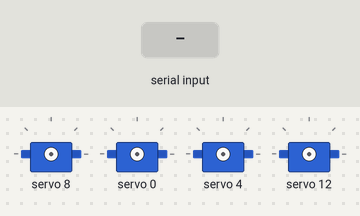
Recording of a sketch running on a simulated Arduino Uno, built with avr-gcc and run on an emulated ATmega328P. Shown: 4 × servo. The inputs (shaded band) are chosen by the test bench.

Above: at 1.2 s.
1.3 s: "1" received over Serial
2.8 s: "2" received over Serial
At 3.4 s:
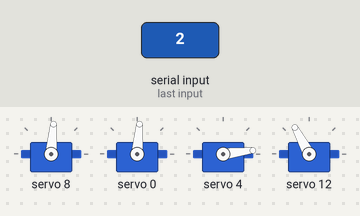
4.3 s: "3" received over Serial
At 5.5 s:
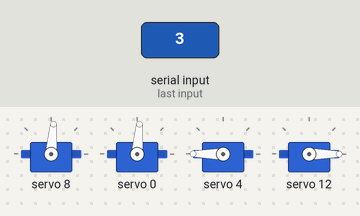
5.8 s: "4" received over Serial
At 6.9 s:
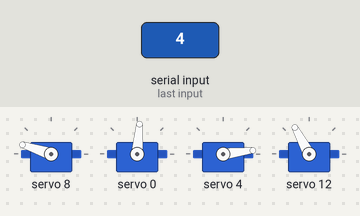
7.3 s: "5" received over Serial
At 8.0 s:
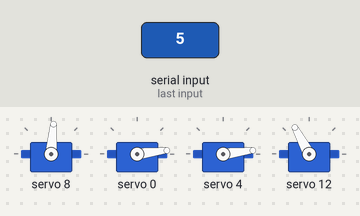
Timing chart, 0 to 9.8 s (numbered marks = the images above; inputs shaded):
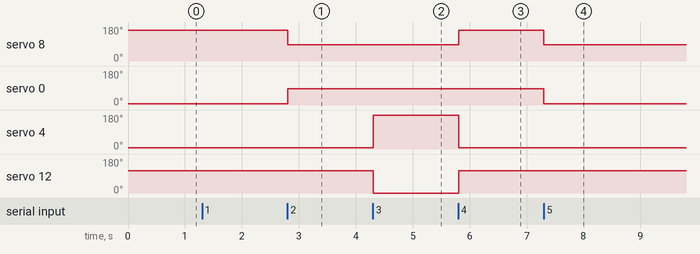

The sketch:

CaraArduino.ino
```cpp
#include <Wire.h>
#include <Adafruit_PWMServoDriver.h>
#include <SoftwareSerial.h>

// Definir pines para SoftwareSerial
SoftwareSerial mySerial(10, 11); // RX, TX

Adafruit_PWMServoDriver servos = Adafruit_PWMServoDriver(0x40);

unsigned int pos0=152; // ancho de pulso en cuentas para pocicion 0°
unsigned int pos180=545; // ancho de pulso en cuentas para la pocicion 180°
char dato;

void setup() {
  // put your setup code here, to run once:
  servos.begin();
  servos.setPWMFreq(60);

  Serial.begin(9600);
  mySerial.begin(9600);
}

void loop() {
  // put your main code here, to run repeatedly:
  if (Serial.available() > 0) {
    // Lee el dato del puerto serial
    dato = Serial.read();

    mySerial.write(dato);

    // Acciones
    switch (dato) {
      case '1':
        // ENFADADO
        servos.setPWM(8,0,pos180);
        servos.setPWM(0,0,pos0);
        servos.setPWM(4,0,pos0);
        servos.setPWM(12,0,pos0 + 280);
        break;
      case '2':
        // SERIO
        servos.setPWM(8,0,pos0 + 196);
        servos.setPWM(0,0,pos0 + 196);
        servos.setPWM(4,0,pos0);
        servos.setPWM(12,0,pos0 + 280);
        break;
        case '3':
        // PREOCUPADO
        servos.setPWM(8,0,pos0 + 196);
        servos.setPWM(0,0,pos0 + 196);
        servos.setPWM(4,0,pos0 + 650);
        servos.setPWM(12,0,pos0 -60);
        break;
        case '4':
        // ARQUEADO IZQUIERDA
        servos.setPWM(0,0,pos0 + 196);
        servos.setPWM(8,0,pos180);
        servos.setPWM(4,0,pos0);
        servos.setPWM(12,0,pos0 + 280);
        break;
        case '5':
        // ARQUEADO DERECHA
        servos.setPWM(0,0,pos0);
        servos.setPWM(8,0,pos0 + 196);
        servos.setPWM(4,0,pos0);
        servos.setPWM(12,0,pos0 + 280);
        break;
      default:
        // Si se presiona una tecla no reconocida, no hace nada
        break;
    }
  }
}
```

Measured:
- after the input at 2.8 s, servo 8: 162° → 85° at once; servo 0: 7° → 85° at once
- after the input at 4.3 s, servo 4: 7° → 180° at once; servo 12: 118° → 0° at once
- after the input at 5.8 s, servo 8: 85° → 162° at once; servo 4: 180° → 7° at once; servo 12: 0° → 118° at once
- after the input at 7.3 s, servo 8: 162° → 85° at once; servo 0: 85° → 7° at once
